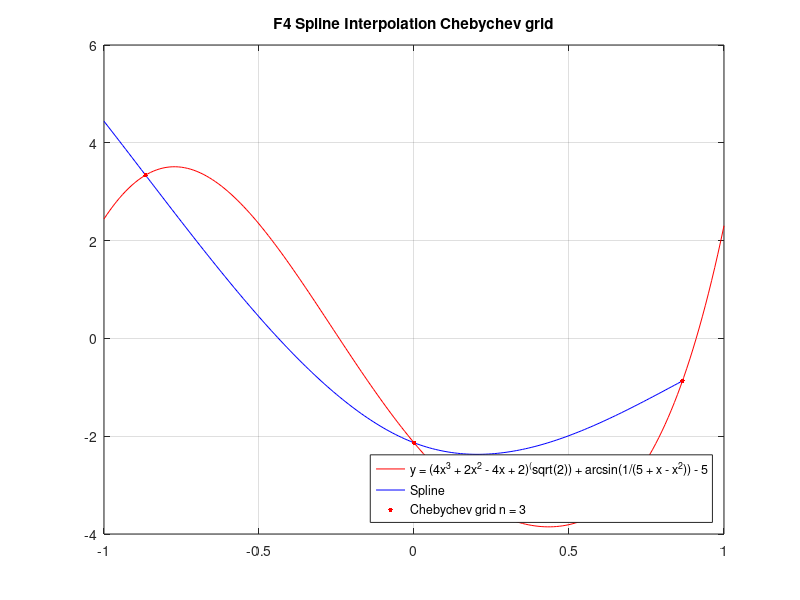
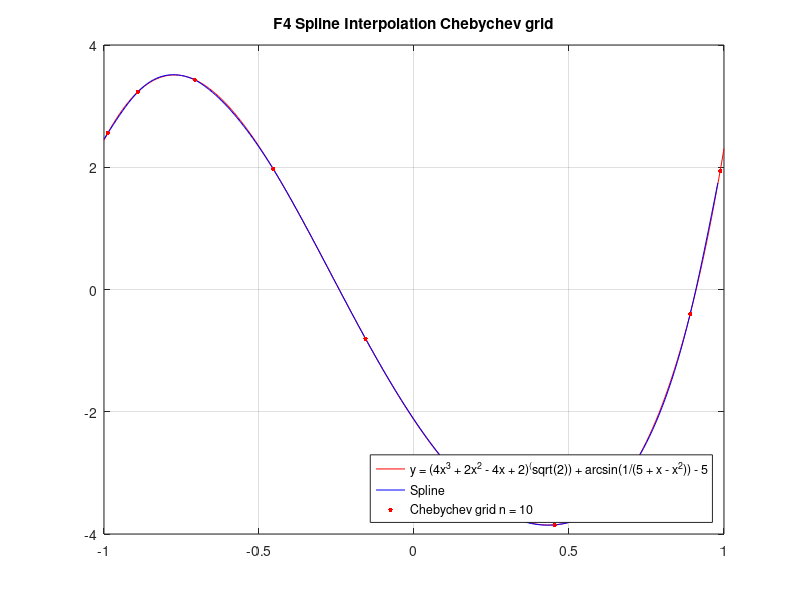
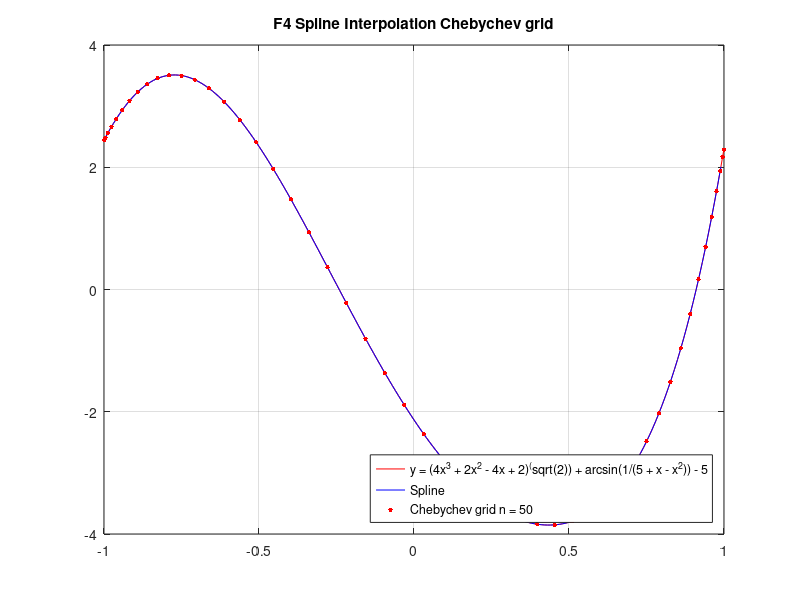

The MATLAB source for these figures, in order:
% Интерполяция сплайнами F4 Чебышевская сетка (n = 3)
dot_x=[-0.866025  6.12323e-17  0.866025];
dot_y=[3.3393  -2.1335  -0.869267];

x = [-1:0.01:1];
y = (4.*x.^3 + 2.*x.^2 - 4.*x + 2).^(sqrt(2)) + asin(1./(5 + x - x.^2)) - 5;
plot(x,y,'r');
hold on

x=[-1:0.01:0.86];
y=[4.44026  4.35891  4.27737  4.19566  4.11378  4.03175  3.94959  3.86732  3.78495  3.70249  3.61997  3.53739  3.45478  3.37214  3.2895  3.20687  3.12426  3.0417  2.95919  2.87675  2.79439  2.71214  2.63001  2.54802  2.46617  2.38448  2.30298  2.22168  2.14058  2.05971  1.97909  1.89872  1.81863  1.73883  1.65933  1.58015  1.50131  1.42282  1.3447  1.26696  1.18962  1.11269  1.03619  0.960136  0.884544  0.809427  0.734803  0.660685  0.58709  0.514034  0.441531  0.369598  0.29825  0.227503  0.157372  0.0878725  0.0190203  -0.049169  -0.11668  -0.183497  -0.249605  -0.314987  -0.379629  -0.443514  -0.506628  -0.568955  -0.630479  -0.691184  -0.751055  -0.810077  -0.868234  -0.92551  -0.98189  -1.03736  -1.0919  -1.1455  -1.19814  -1.2498  -1.30048  -1.35015  -1.3988  -1.44641  -1.49297  -1.53847  -1.58288  -1.62619  -1.66839  -1.70946  -1.74939  -1.78815  -1.82574  -1.86213  -1.89732  -1.93129  -1.96402  -1.99549  -2.02569  -2.05461  -2.08223  -2.10853  -2.1335  -2.15712  -2.17942  -2.2004  -2.22008  -2.23847  -2.25559  -2.27146  -2.28609  -2.2995  -2.3117  -2.32271  -2.33254  -2.34122  -2.34874  -2.35514  -2.36042  -2.36461  -2.36771  -2.36974  -2.37072  -2.37067  -2.3696  -2.36752  -2.36445  -2.3604  -2.3554  -2.34946  -2.34259  -2.3348  -2.32612  -2.31656  -2.30614  -2.29486  -2.28275  -2.26983  -2.2561  -2.24158  -2.22629  -2.21024  -2.19346  -2.17595  -2.15773  -2.13881  -2.11922  -2.09896  -2.07806  -2.05652  -2.03437  -2.01162  -1.98828  -1.96438  -1.93992  -1.91492  -1.8894  -1.86337  -1.83685  -1.80985  -1.7824  -1.7545  -1.72616  -1.69742  -1.66828  -1.63875  -1.60886  -1.57861  -1.54803  -1.51713  -1.48592  -1.45442  -1.42265  -1.39062  -1.35835  -1.32586  -1.29315  -1.26024  -1.22715  -1.1939  -1.1605  -1.12697  -1.09331  -1.05956  -1.02571  -0.991799  -0.957828  -0.923817  -0.889781];
plot(x,y,'b');

% plot(dot_x,dot_y,'r--');

for i = 1:3
    plot(dot_x(i), dot_y(i), 'r.','MarkerSize', 10);
end


title('F4 Spline Interpolation Chebychev grid');
legend({'y = (4x^3 + 2x^2 - 4x + 2)^(sqrt(2)) + arcsin(1/(5 + x - x^2)) - 5', 'Spline', 'Chebychev grid n = 3'}, 'Location', 'southeast');

%  xlim ([-3.1 3.1]);
%  ylim ([-0.1 3.1]);

grid on;
hold off

% Интерполяция сплайнами F4 Чебышевская сетка (n = 10)
figure;
dot_x = [-0.987688  -0.891007  -0.707107  -0.45399  -0.156434  0.156434  0.45399  0.707107  0.891007  0.987688];
dot_y = [2.55873  3.23225  3.43188  1.97138  -0.803227  -3.13154  -3.84969  -2.88725  -0.397591  1.94093];

x = [-1:0.01:1];
y = (4.*x.^3 + 2.*x.^2 - 4.*x + 2).^(sqrt(2)) + asin(1./(5 + x - x.^2)) - 5;
plot(x,y,'r');
hold on

x=[-1:0.01:0.98];
y=[2.46245  2.54062  2.61892  2.6968  2.77368  2.84903  2.92227  2.99286  3.06023  3.12383  3.18311  3.23749  3.28659  3.33045  3.36924  3.40307  3.43211  3.4565  3.47637  3.49188  3.50316  3.51036  3.51362  3.51309  3.50891  3.50122  3.49017  3.4759  3.45855  3.43828  3.41091  3.37908  3.34459  3.3075  3.26785  3.22571  3.18112  3.13413  3.08481  3.03319  2.97934  2.9233  2.86513  2.80488  2.74261  2.67836  2.61219  2.54415  2.47429  2.40267  2.32934  2.25435  2.17775  2.0996  2.01995  1.93802  1.85344  1.76755  1.68042  1.59214  1.50277  1.4124  1.32109  1.22892  1.13597  1.04232  0.948038  0.853202  0.757887  0.662171  0.566127  0.469833  0.373363  0.276793  0.1802  0.083659  -0.0127545  -0.108965  -0.204896  -0.300472  -0.395617  -0.490256  -0.584313  -0.677713  -0.770378  -0.862493  -0.953894  -1.04441  -1.13401  -1.22267  -1.31035  -1.39702  -1.48266  -1.56724  -1.65072  -1.73307  -1.81428  -1.89429  -1.9731  -2.05065  -2.12694  -2.20192  -2.27557  -2.34785  -2.41874  -2.48821  -2.55622  -2.62275  -2.68776  -2.75123  -2.81313  -2.87343  -2.93209  -2.98909  -3.0444  -3.09799  -3.14988  -3.20012  -3.24857  -3.29523  -3.34009  -3.38314  -3.42437  -3.46378  -3.50135  -3.53708  -3.57096  -3.60298  -3.63313  -3.6614  -3.68778  -3.71227  -3.73486  -3.75554  -3.77429  -3.79112  -3.80601  -3.81895  -3.82994  -3.83897  -3.84602  -3.8511  -3.85418  -3.85527  -3.85435  -3.85142  -3.84713  -3.84122  -3.83314  -3.82283  -3.81019  -3.79515  -3.77763  -3.75754  -3.7348  -3.70933  -3.68104  -3.64987  -3.61571  -3.5785  -3.53815  -3.49457  -3.4477  -3.39743  -3.3437  -3.28642  -3.22551  -3.16088  -3.09246  -3.02016  -2.9439  -2.86409  -2.78127  -2.69393  -2.60175  -2.50442  -2.40159  -2.29296  -2.1782  -2.05698  -1.92898  -1.79388  -1.65135  -1.50108  -1.34274  -1.176  -1.00054  -0.816041  -0.622178  -0.418628  -0.205232  0.0172722  0.247847  0.485453  0.729052  0.977605  1.23007  1.48542  1.7426];
plot(x,y,'b');

% plot(dot_x,dot_y,'r--');

for i = 1:10
    plot(dot_x(i), dot_y(i), 'r.','MarkerSize', 10);
end

title('F4 Spline Interpolation Chebychev grid');
legend({'y = (4x^3 + 2x^2 - 4x + 2)^(sqrt(2)) + arcsin(1/(5 + x - x^2)) - 5', 'Spline', 'Chebychev grid n = 10'}, 'Location', 'southeast');

%  xlim ([-1.1 1.1]);
%  ylim ([-0.1 1.1]);

grid on;
hold off

% Интерполяция сплайнами F4 Чебышевская сетка (n = 50)
figure;
dot_x=[-0.999507  -0.995562  -0.987688  -0.975917  -0.960294  -0.940881  -0.917755  -0.891007  -0.860742  -0.827081  -0.790155  -0.750111  -0.707107  -0.661312  -0.612907  -0.562083  -0.509041  -0.45399  -0.397148  -0.338738  -0.278991  -0.218143  -0.156434  -0.0941083  -0.0314108  0.0314108  0.0941083  0.156434  0.218143  0.278991  0.338738  0.397148  0.45399  0.509041  0.562083  0.612907  0.661312  0.707107  0.750111  0.790155  0.827081  0.860742  0.891007  0.917755  0.940881  0.960294  0.975917  0.987688  0.995562  0.999507];
dot_y=[2.44761  2.4854  2.55873  2.66315  2.79207  2.93697  3.08756  3.23225  3.35852  3.45352  3.50476  3.50078  3.43188  3.2908  3.07325  2.77837  2.40894  1.97138  1.47558  0.934379  0.362963  -0.221987  -0.803227  -1.36395  -1.88877  -2.36454  -2.78109  -3.13154  -3.41237  -3.62295  -3.76469  -3.83974  -3.84969  -3.79461  -3.67292  -3.48214  -3.22028  -2.88725  -2.48607  -2.02363  -1.51091  -0.962815  -0.397591  0.164076  0.700161  1.18854  1.6083  1.94093  2.17149  2.28947];

x = [-1:0.01:1];
y = (4.*x.^3 + 2.*x.^2 - 4.*x + 2).^(sqrt(2)) + asin(1./(5 + x - x.^2)) - 5;
plot(x,y,'r');
hold on

x=[-1:0.01:0.99];
y=[2.44286  2.53749  2.62759  2.71324  2.79439  2.87094  2.94313  3.01072  3.07396  3.13268  3.18703  3.23708  3.28264  3.32398  3.36111  3.39388  3.42253  3.44711  3.46751  3.48387  3.4963  3.50486  3.5094  3.51018  3.50726  3.50068  3.49035  3.4765  3.45919  3.43849  3.41436  3.38693  3.35631  3.32258  3.28579  3.2459  3.20312  3.15752  3.10917  3.05811  3.00437  2.94812  2.88941  2.82834  2.76496  2.6993  2.6315  2.56165  2.48982  2.4161  2.34049  2.26314  2.18412  2.10352  2.02141  1.93786  1.85294  1.76674  1.67935  1.59084  1.5013  1.41077  1.31935  1.22711  1.13415  1.04052  0.946307  0.851566  0.756383  0.660831  0.564983  0.468908  0.372677  0.276353  0.180009  0.0837119  -0.0124719  -0.108477  -0.204238  -0.299692  -0.394775  -0.489429  -0.583594  -0.677212  -0.770222  -0.862564  -0.954186  -1.04503  -1.13506  -1.22421  -1.31243  -1.39967  -1.48589  -1.57103  -1.65506  -1.73793  -1.81961  -1.90004  -1.97919  -2.05701  -2.13349  -2.20858  -2.28226  -2.35447  -2.42521  -2.49443  -2.56212  -2.62824  -2.69278  -2.75571  -2.81701  -2.87666  -2.93464  -2.99094  -3.04554  -3.09843  -3.14959  -3.19902  -3.2467  -3.29262  -3.33678  -3.37917  -3.41978  -3.45862  -3.49567  -3.53092  -3.56438  -3.59603  -3.62588  -3.65395  -3.68021  -3.70464  -3.72725  -3.74803  -3.76698  -3.78413  -3.79941  -3.81283  -3.82437  -3.83401  -3.84176  -3.84761  -3.8515  -3.85341  -3.85329  -3.85113  -3.84692  -3.8406  -3.83211  -3.82139  -3.80838  -3.79304  -3.77536  -3.75521  -3.7325  -3.70716  -3.67911  -3.64832  -3.61466  -3.578  -3.53823  -3.49525  -3.44903  -3.39939  -3.34619  -3.28928  -3.22854  -3.16396  -3.09528  -3.02234  -2.94499  -2.86312  -2.77665  -2.6853  -2.58888  -2.48723  -2.38039  -2.26796  -2.14976  -2.0256  -1.89554  -1.75914  -1.61619  -1.46658  -1.31023  -1.14671  -0.975798  -0.797614  -0.611626  -0.417578  -0.21561  -0.00515293  0.213973  0.44176  0.678827  0.924966  1.18088  1.44634  1.72198  2.00787];
plot(x,y,'b');

% plot(dot_x,dot_y,'r--');

for i = 1:50
    plot(dot_x(i), dot_y(i), 'r.','MarkerSize', 10);
end

title('F4 Spline Interpolation Chebychev grid');
legend({'y = (4x^3 + 2x^2 - 4x + 2)^(sqrt(2)) + arcsin(1/(5 + x - x^2)) - 5', 'Spline', 'Chebychev grid n = 50'}, 'Location', 'southeast');

%   xlim ([-3.1 3.1]);
%   ylim ([-0.1 1.1]);

grid on;
hold off
